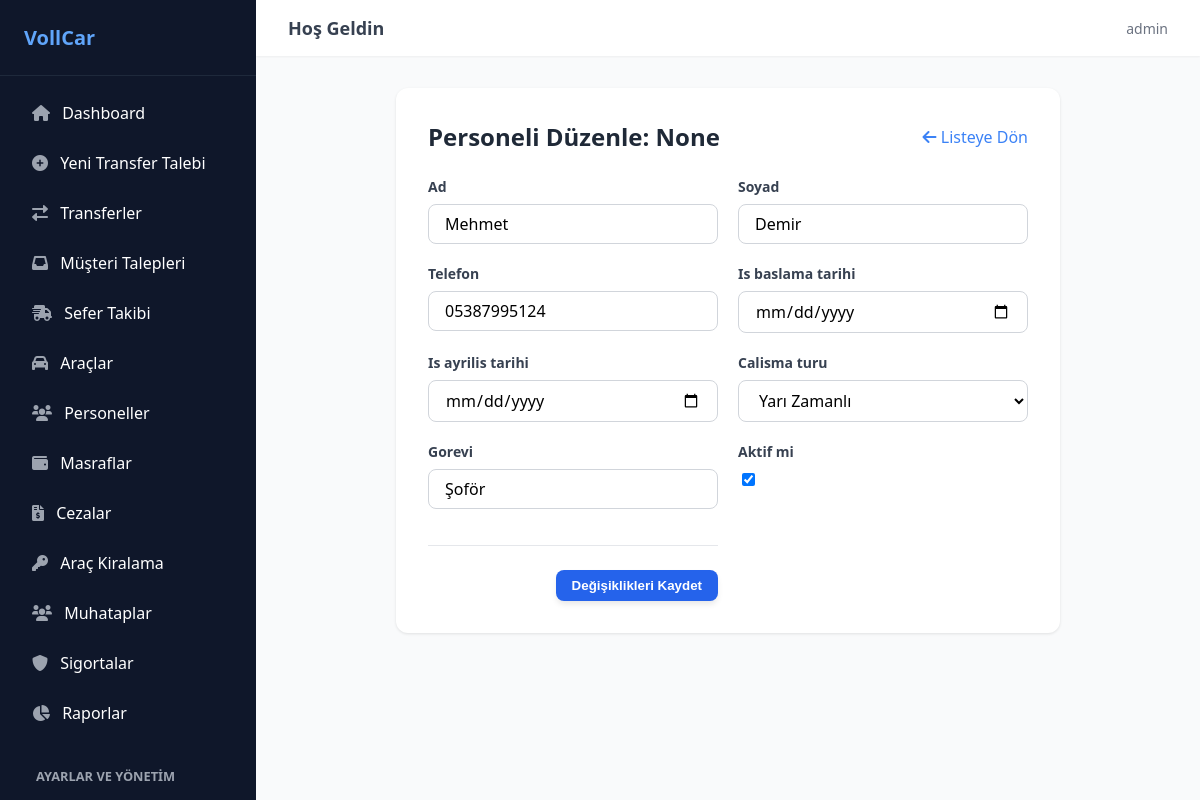
The app's page /personeller/duzenle/3/ (signed in) with its own data.
### transfer/models.py (models this page shows, shortened)
class Personel(models.Model):
    CALISMA_TURLERI = [
        ('tam_zamanli', 'Tam Zamanlı'),
        ('yari_zamanli', 'Yarı Zamanlı'),
        ('serbest', 'Freelance/Sözleşmeli'),
    ]
    ad_soyad = models.CharField(max_length=100, null=True, blank=True)
    ad = models.CharField(max_length=50, null=True, blank=True)
    soyad = models.CharField(max_length=50, null=True, blank=True)
    telefon = models.CharField(max_length=20)
    is_baslama_tarihi = models.DateField(null=True, blank=True)
    is_ayrilis_tarihi = models.DateField(null=True, blank=True)
    calisma_turu = models.CharField(max_length=20, choices=CALISMA_TURLERI, default='tam_zamanli')
    gorevi = models.CharField(max_length=100, null=True, blank=True)
    aktif_mi = models.BooleanField(default=True)

### transfer/views.py (the view)
# urls.py: path('personeller/duzenle/<int:id>/', staff_only(views.personel_duzenle), name='personel_duzenle'),
@login_required
def personel_duzenle(request, id):
    personel = get_object_or_404(Personel, id=id)
    if request.method == 'POST':
        form = PersonelForm(request.POST, instance=personel)
        if form.is_valid():
            form.save()
            return redirect('personel_listesi')
    else:
        form = PersonelForm(instance=personel)
    return render(request, 'transfer/personel_duzenle.html', {'form': form, 'personel': personel})

### transfer/forms.py
class PersonelForm(forms.ModelForm):
    class Meta:
        model = Personel
        exclude = ['ad_soyad']
        widgets = {
            'is_baslama_tarihi': forms.DateInput(attrs={'type': 'date', 'class': 'form-input'}),
            'is_ayrilis_tarihi': forms.DateInput(attrs={'type': 'date', 'class': 'form-input'}),
        }
    def __init__(self, *args, **kwargs):
        super().__init__(*args, **kwargs)
        for field_name, field in self.fields.items():
            if field_name not in ['is_baslama_tarihi', 'is_ayrilis_tarihi']:
                if not isinstance(field.widget, forms.CheckboxInput):
                    field.widget.attrs['class'] = 'form-input'

### transfer/urls.py (called while the page is built)
def staff_only(view_func):
    return user_passes_test(lambda u: u.is_staff, login_url='transfer_listesi')(view_func)

### transfer/templates/transfer/personel_duzenle.html (shortened to what this page needs)
{% extends "transfer/base.html" %}
{% block content %}
<div class="form-container-small">
    <div class="form-header-small">
        <h1 class="form-title-small">Personeli Düzenle: {{ personel.ad_soyad }}</h1>
        <a href="{% url 'personel_listesi' %}" class="link-back-small">
            <i class="fas fa-arrow-left"></i> Listeye Dön
        </a>
    </div>
    <form method="POST" class="grid-2">
        {% for field in form %}
        <div>
            <label class="form-label-small">
                {{ field.label }}
            </label>
            {{ field }}
        </div>
        {% endfor %}
        <div class="form-footer-small">
            <button type="submit" class="btn-blue">
                Değişiklikleri Kaydet
            </button>
        </div>
    </form>
</div>
{% endblock %}

### transfer/templates/transfer/base.html (shortened to what this page needs)
{% load static %}
<!DOCTYPE html>
<html lang="tr">
<head>
    <link rel="stylesheet" href="{% static 'transfer/css/style.css' %}">
    <link rel="stylesheet" href="https://cdnjs.cloudflare.com/ajax/libs/font-awesome/6.0.0/css/all.min.css">
</head>
<body>
    <div class="app-container">
        <aside class="sidebar" style="overflow-y: auto; height: 100vh;">
            <div class="sidebar-header">
                VollCar
            </div>
            <nav class="sidebar-nav">
                {% if request.user.is_staff %}
                <a href="{% url 'dashboard' %}" class="nav-link {% if request.resolver_match.url_name == 'dashboard' %}active{% endif %}">
                    <i class="fas fa-home"></i> Dashboard
                </a>
                {% endif %}
                <a href="{% url 'transfer_ekle' %}" class="nav-link {% if request.resolver_match.url_name == 'transfer_ekle' %}active{% endif %}">
                    <i class="fas fa-plus-circle"></i> Yeni Transfer Talebi
                </a>
                <a href="{% url 'transfer_listesi' %}" class="nav-link {% if request.resolver_match.url_name == 'transfer_listesi' %}active{% endif %}">
                    <i class="fas fa-exchange-alt"></i> Transferler
                </a>
                {% if request.user.is_staff %}
                <a href="{% url 'transfer_talep_listesi' %}" class="nav-link {% if request.resolver_match.url_name == 'transfer_talep_listesi' %}active{% endif %}">
                    <i class="fas fa-inbox"></i> Müşteri Talepleri
                </a>
                <a href="{% url 'sefer_listesi' %}" class="nav-link {% if request.resolver_match.url_name == 'sefer_listesi' %}active{% endif %}">
                    <i class="fas fa-shipping-fast"></i> Sefer Takibi
                </a>
                <a href="{% url 'arac_listesi' %}" class="nav-link {% if request.resolver_match.url_name == 'arac_listesi' or request.resolver_match.url_name == 'arac_ekle' %}active{% endif %}">
                    <i class="fas fa-car"></i> Araçlar
                </a>
                <a href="{% url 'personel_listesi' %}" class="nav-link {% if request.resolver_match.url_name == 'personel_listesi' or request.resolver_match.url_name == 'personel_ekle' %}active{% endif %}">
                    <i class="fas fa-users"></i> Personeller
                </a>
                <a href="{% url 'masraf_listesi' %}" class="nav-link {% if 'masraf' in request.resolver_match.url_name %}active{% endif %}">
                    <i class="fas fa-wallet"></i> Masraflar
                </a>
                <a href="{% url 'ceza_listesi' %}" class="nav-link {% if 'ceza' in request.resolver_match.url_name %}active{% endif %}">
                    <i class="fas fa-file-invoice-dollar"></i> Cezalar
                </a>
                <a href="{% url 'kiralama_listesi' %}" class="nav-link {% if 'kiralama' in request.resolver_match.url_name %}active{% endif %}">
                    <i class="fas fa-key"></i> Araç Kiralama
                </a>
                <a href="{% url 'muhatap_listesi' %}" class="nav-link {% if 'muhatap' in request.resolver_match.url_name %}active{% endif %}">
                    <i class="fas fa-users"></i> Muhataplar
                </a>
                <a href="{% url 'sigorta_listesi' %}" class="nav-link {% if 'sigorta' in request.resolver_match.url_name %}active{% endif %}">
                    <i class="fas fa-shield-alt"></i> Sigortalar
                </a>
                <a href="{% url 'raporlar_ana' %}" class="nav-link {% if 'rapor' in request.resolver_match.url_name %}active{% endif %}">
                    <i class="fas fa-chart-pie"></i> Raporlar
                </a>
                <div style="padding: 10px 20px; font-size: 0.8rem; color: #9ca3af; text-transform: uppercase; font-weight: bold; margin-top: 15px;">Ayarlar ve Yönetim</div>
                {% endif %}
            </nav>
        </aside>
        <main class="main-content">
            <header class="top-header">
                <h2 class="header-title">Hoş Geldin</h2>
                <div class="user-actions">
                    <span class="user-info">{{ user.username }}</span>
                </div>
            </header>
            <div class="content-wrapper">
                {% block content %}
                {% endblock %}
            </div>
        </main>
    </div>
</body>
</html>

### transfer/static/transfer/css/style.css (style rules this page uses)
body { background-color: #f3f4f6; font-family: ui-sans-serif, system-ui, -apple-system, BlinkMacSystemFont, "Segoe UI", Roboto, "Helvetica Neue", Arial, sans-serif; -webkit-font-smoothing: antialiased; margin: 0; padding: 0; }
.app-container { display: flex; height: 100vh; overflow: hidden; }
.sidebar { width: 256px; background-color: #0f172a; color: white; flex-shrink: 0; display: flex; flex-direction: column; }
.sidebar-header { padding: 1.5rem; font-size: 1.25rem; font-weight: 700; border-bottom: 1px solid #1e293b; color: #60a5fa; }
.sidebar-nav { flex: 1; padding: 1rem; display: flex; flex-direction: column; gap: 0.5rem; }
.sidebar { scrollbar-width: thin; scrollbar-color: #3b82f6 transparent; }
.nav-link { display: block; padding: 0.625rem 1rem; border-radius: 0.25rem; transition: background-color 0.2s; color: white; text-decoration: none; }
.nav-link i { margin-right: 0.5rem; color: #9ca3af; }
.main-content { flex: 1; overflow-y: auto; background-color: #f9fafb; }
.top-header { background-color: white; box-shadow: 0 1px 2px 0 rgba(0, 0, 0, 0.05); padding: 1rem 2rem; display: flex; justify-content: space-between; align-items: center; }
.header-title { font-size: 1.125rem; font-weight: 600; color: #374151; margin: 0; }
.user-info { font-size: 0.875rem; color: #6b7280; }
.user-actions { display: flex; align-items: center; gap: 1rem; }
.content-wrapper { padding: 2rem; }
.form-input, .form-group input:not([type="checkbox"]):not([type="radio"]), .form-group select, .form-group textarea { width: 100%; padding: 0.5rem 1rem; border: 1px solid #d1d5db; border-radius: 0.5rem; outline: none; transition: all 0.2s; box-sizing: border-box; font-family: inherit; font-size: 1rem; background-color: white; }
.btn-blue { background-color: #2563eb; color: white; padding: 0.5rem 1rem; border-radius: 0.5rem; text-decoration: none; display: inline-flex; align-items: center; font-weight: 600; box-shadow: 0 4px 6px -1px rgba(0, 0, 0, 0.1); transition: background-color 0.2s; border: none; cursor: pointer; }
.grid-2 { display: grid; grid-template-columns: 1fr; gap: 1.25rem; }
@media (min-width: 768px) { .grid-2 { grid-template-columns: 1fr 1fr; } }
.form-container-small { max-width: 600px; margin: 0 auto; background: white; padding: 2rem; border-radius: 0.75rem; box-shadow: 0 1px 3px rgba(0,0,0,0.1); }
.form-header-small { display: flex; justify-content: space-between; align-items: center; margin-bottom: 1.5rem; }
.form-title-small { font-size: 1.5rem; font-weight: bold; color: #1f2937; margin: 0; }
.link-back-small { color: #3b82f6; text-decoration: none; font-weight: 500; }
.form-label-small { display: block; font-size: 0.875rem; font-weight: 600; color: #374151; margin-bottom: 0.5rem; }
.form-footer-small { border-top: 1px solid #e5e7eb; padding-top: 1.5rem; margin-top: 1rem; display: flex; justify-content: flex-end; }

### records on screen
Personel: ad_soyad "None", form "Mehmet" "Demir" "05387995124" "Yarı Zamanlı" "Şoför" "☑"

### other values on screen
{{ user.username }} "admin"
{{ field.label }} "Ad" "Soyad" "Telefon" "Is baslama tarihi" "Is ayrilis tarihi" "Calisma turu" "Gorevi" "Aktif mi"
